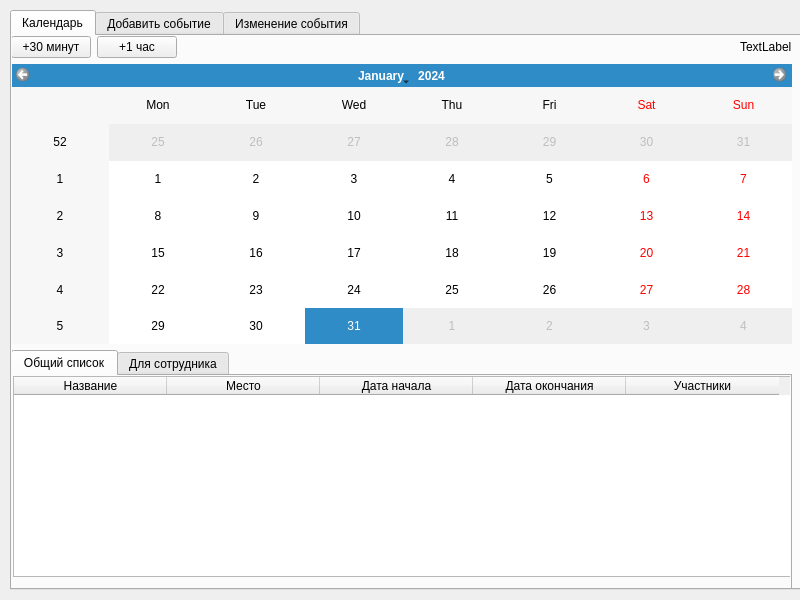
<?xml version="1.0" encoding="UTF-8"?>
<ui version="4.0">
 <class>MainWindow</class>
 <widget class="QMainWindow" name="MainWindow">
  <property name="geometry">
   <rect>
    <x>0</x>
    <y>0</y>
    <width>800</width>
    <height>600</height>
   </rect>
  </property>
  <property name="windowTitle">
   <string>MainWindow</string>
  </property>
  <widget class="QWidget" name="centralwidget">
   <widget class="QTabWidget" name="tabWidget">
    <property name="geometry">
     <rect>
      <x>10</x>
      <y>10</y>
      <width>791</width>
      <height>580</height>
     </rect>
    </property>
    <property name="currentIndex">
     <number>0</number>
    </property>
    <widget class="QWidget" name="tab">
     <attribute name="title">
      <string>Календарь</string>
     </attribute>
     <widget class="QWidget" name="">
      <property name="geometry">
       <rect>
        <x>-1</x>
        <y>0</y>
        <width>781</width>
        <height>563</height>
       </rect>
      </property>
      <layout class="QVBoxLayout" name="verticalLayout">
       <item>
        <layout class="QHBoxLayout" name="horizontalLayout_12">
         <item>
          <widget class="QPushButton" name="addTime30M">
           <property name="text">
            <string>+30 минут</string>
           </property>
          </widget>
         </item>
         <item>
          <widget class="QPushButton" name="addTime1H">
           <property name="text">
            <string>+1 час</string>
           </property>
          </widget>
         </item>
         <item>
          <spacer name="horizontalSpacer_4">
           <property name="orientation">
            <enum>Qt::Horizontal</enum>
           </property>
           <property name="sizeHint" stdset="0">
            <size>
             <width>40</width>
             <height>20</height>
            </size>
           </property>
          </spacer>
         </item>
         <item>
          <widget class="QLabel" name="dateTime">
           <property name="text">
            <string>TextLabel</string>
           </property>
          </widget>
         </item>
        </layout>
       </item>
       <item>
        <widget class="QCalendarWidget" name="calendarWidget">
         <property name="minimumSize">
          <size>
           <width>0</width>
           <height>280</height>
          </size>
         </property>
         <property name="minimumDate">
          <date>
           <year>2024</year>
           <month>1</month>
           <day>1</day>
          </date>
         </property>
         <property name="maximumDate">
          <date>
           <year>2024</year>
           <month>1</month>
           <day>31</day>
          </date>
         </property>
        </widget>
       </item>
       <item>
        <widget class="QTabWidget" name="tabWidget2">
         <property name="currentIndex">
          <number>0</number>
         </property>
         <widget class="QWidget" name="tab_4">
          <attribute name="title">
           <string>Общий список</string>
          </attribute>
          <widget class="QTableWidget" name="eventTable">
           <property name="geometry">
            <rect>
             <x>0</x>
             <y>0</y>
             <width>791</width>
             <height>201</height>
            </rect>
           </property>
           <property name="editTriggers">
            <set>QAbstractItemView::AnyKeyPressed|QAbstractItemView::EditKeyPressed</set>
           </property>
           <attribute name="horizontalHeaderVisible">
            <bool>true</bool>
           </attribute>
           <attribute name="horizontalHeaderCascadingSectionResizes">
            <bool>false</bool>
           </attribute>
           <attribute name="horizontalHeaderDefaultSectionSize">
            <number>153</number>
           </attribute>
           <column>
            <property name="text">
             <string>Название</string>
            </property>
           </column>
           <column>
            <property name="text">
             <string>Место</string>
            </property>
           </column>
           <column>
            <property name="text">
             <string>Дата начала</string>
            </property>
           </column>
           <column>
            <property name="text">
             <string>Дата окончания</string>
            </property>
           </column>
           <column>
            <property name="text">
             <string>Участники</string>
            </property>
           </column>
          </widget>
         </widget>
         <widget class="QWidget" name="tab_5">
          <attribute name="title">
           <string>Для сотрудника</string>
          </attribute>
          <widget class="QWidget" name="">
           <property name="geometry">
            <rect>
             <x>0</x>
             <y>3</y>
             <width>771</width>
             <height>191</height>
            </rect>
           </property>
           <layout class="QVBoxLayout" name="verticalLayout_4">
            <item>
             <widget class="QTableWidget" name="oneManEventTable">
              <property name="editTriggers">
               <set>QAbstractItemView::AnyKeyPressed|QAbstractItemView::EditKeyPressed</set>
              </property>
              <attribute name="horizontalHeaderDefaultSectionSize">
               <number>153</number>
              </attribute>
              <column>
               <property name="text">
                <string>Название</string>
               </property>
              </column>
              <column>
               <property name="text">
                <string>Место</string>
               </property>
              </column>
              <column>
               <property name="text">
                <string>Дата начала</string>
               </property>
              </column>
              <column>
               <property name="text">
                <string>Дата окончания</string>
               </property>
              </column>
              <column>
               <property name="text">
                <string>Участники</string>
               </property>
              </column>
             </widget>
            </item>
            <item>
             <layout class="QHBoxLayout" name="horizontalLayout_5">
              <item>
               <spacer name="horizontalSpacer_2">
                <property name="orientation">
                 <enum>Qt::Horizontal</enum>
                </property>
                <property name="sizeType">
                 <enum>QSizePolicy::Expanding</enum>
                </property>
                <property name="sizeHint" stdset="0">
                 <size>
                  <width>40</width>
                  <height>20</height>
                 </size>
                </property>
               </spacer>
              </item>
              <item>
               <widget class="QSpinBox" name="spinBox2">
                <property name="minimumSize">
                 <size>
                  <width>50</width>
                  <height>0</height>
                 </size>
                </property>
               </widget>
              </item>
              <item>
               <widget class="QPushButton" name="ChooseButton">
                <property name="maximumSize">
                 <size>
                  <width>80</width>
                  <height>35</height>
                 </size>
                </property>
                <property name="text">
                 <string>Выбрать</string>
                </property>
               </widget>
              </item>
             </layout>
            </item>
           </layout>
          </widget>
         </widget>
        </widget>
       </item>
      </layout>
     </widget>
    </widget>
    <widget class="QWidget" name="tab_2">
     <attribute name="title">
      <string>Добавить событие</string>
     </attribute>
     <widget class="QWidget" name="">
      <property name="geometry">
       <rect>
        <x>210</x>
        <y>100</y>
        <width>361</width>
        <height>321</height>
       </rect>
      </property>
      <layout class="QVBoxLayout" name="verticalLayout_3">
       <item>
        <layout class="QHBoxLayout" name="horizontalLayout">
         <item>
          <widget class="QLabel" name="label">
           <property name="text">
            <string>Участники</string>
           </property>
          </widget>
         </item>
         <item>
          <widget class="QListWidget" name="Participants"/>
         </item>
         <item>
          <layout class="QVBoxLayout" name="verticalLayout_2">
           <item>
            <spacer name="verticalSpacer">
             <property name="orientation">
              <enum>Qt::Vertical</enum>
             </property>
             <property name="sizeHint" stdset="0">
              <size>
               <width>20</width>
               <height>40</height>
              </size>
             </property>
            </spacer>
           </item>
           <item>
            <widget class="QSpinBox" name="spinBox"/>
           </item>
           <item>
            <widget class="QPushButton" name="AddButton">
             <property name="text">
              <string>Добавить</string>
             </property>
            </widget>
           </item>
           <item>
            <widget class="QPushButton" name="DeleteButton">
             <property name="text">
              <string>Удалить</string>
             </property>
            </widget>
           </item>
          </layout>
         </item>
        </layout>
       </item>
       <item>
        <layout class="QHBoxLayout" name="horizontalLayout_2">
         <item>
          <widget class="QLabel" name="label_2">
           <property name="text">
            <string>С</string>
           </property>
          </widget>
         </item>
         <item>
          <widget class="QDateTimeEdit" name="startTime">
           <property name="maximumDateTime">
            <datetime>
             <hour>23</hour>
             <minute>59</minute>
             <second>59</second>
             <year>2024</year>
             <month>1</month>
             <day>31</day>
            </datetime>
           </property>
           <property name="minimumDateTime">
            <datetime>
             <hour>0</hour>
             <minute>0</minute>
             <second>0</second>
             <year>2024</year>
             <month>1</month>
             <day>1</day>
            </datetime>
           </property>
           <property name="minimumDate">
            <date>
             <year>2024</year>
             <month>1</month>
             <day>1</day>
            </date>
           </property>
          </widget>
         </item>
         <item>
          <spacer name="horizontalSpacer">
           <property name="orientation">
            <enum>Qt::Horizontal</enum>
           </property>
           <property name="sizeHint" stdset="0">
            <size>
             <width>40</width>
             <height>20</height>
            </size>
           </property>
          </spacer>
         </item>
         <item>
          <widget class="QLabel" name="label_3">
           <property name="text">
            <string>До</string>
           </property>
          </widget>
         </item>
         <item>
          <widget class="QDateTimeEdit" name="endTime">
           <property name="maximumDate">
            <date>
             <year>2024</year>
             <month>1</month>
             <day>31</day>
            </date>
           </property>
           <property name="minimumDate">
            <date>
             <year>2024</year>
             <month>1</month>
             <day>1</day>
            </date>
           </property>
          </widget>
         </item>
        </layout>
       </item>
       <item>
        <layout class="QHBoxLayout" name="horizontalLayout_3">
         <item>
          <widget class="QLabel" name="label_4">
           <property name="text">
            <string>Название</string>
           </property>
          </widget>
         </item>
         <item>
          <widget class="QLineEdit" name="Name"/>
         </item>
        </layout>
       </item>
       <item>
        <layout class="QHBoxLayout" name="horizontalLayout_4">
         <item>
          <widget class="QLabel" name="label_5">
           <property name="text">
            <string>Место</string>
           </property>
          </widget>
         </item>
         <item>
          <widget class="QLineEdit" name="Place"/>
         </item>
        </layout>
       </item>
       <item>
        <widget class="QPushButton" name="OKbutton">
         <property name="text">
          <string>ОК</string>
         </property>
        </widget>
       </item>
      </layout>
     </widget>
    </widget>
    <widget class="QWidget" name="tab_3">
     <attribute name="title">
      <string>Изменение события</string>
     </attribute>
     <widget class="QTableWidget" name="allEvents">
      <property name="geometry">
       <rect>
        <x>-5</x>
        <y>1</y>
        <width>781</width>
        <height>511</height>
       </rect>
      </property>
      <property name="editTriggers">
       <set>QAbstractItemView::AnyKeyPressed|QAbstractItemView::EditKeyPressed</set>
      </property>
      <attribute name="horizontalHeaderDefaultSectionSize">
       <number>155</number>
      </attribute>
      <column>
       <property name="text">
        <string>Название</string>
       </property>
      </column>
      <column>
       <property name="text">
        <string>Место</string>
       </property>
      </column>
      <column>
       <property name="text">
        <string>Дата начала</string>
       </property>
      </column>
      <column>
       <property name="text">
        <string>Дата окончания</string>
       </property>
      </column>
      <column>
       <property name="text">
        <string>Участники</string>
       </property>
      </column>
     </widget>
     <widget class="QPushButton" name="editEvent">
      <property name="geometry">
       <rect>
        <x>320</x>
        <y>520</y>
        <width>100</width>
        <height>32</height>
       </rect>
      </property>
      <property name="text">
       <string>Изменить</string>
      </property>
     </widget>
    </widget>
   </widget>
  </widget>
 </widget>
 <resources/>
 <connections/>
</ui>
